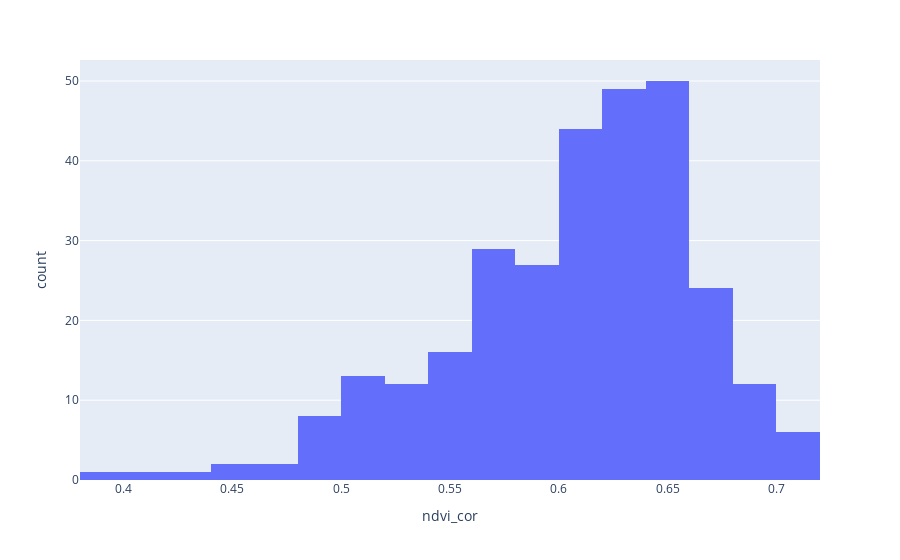

The notebook cell this image was saved under:
### Code cell
px.histogram(df, x='ndvi_cor')

### Figure 1 — Plotly figure (JSON) as saved in the notebook; plotly's stock layout.template omitted (floating-point values rounded to 4 significant figures; data arrays with more than 128 entries replaced by an {"elided": "..."} marker saying what was removed)
{"data": [{"alignmentgroup": "True", "bingroup": "x", "hovertemplate": "ndvi_cor=%{x}<br>count=%{y}<extra></extra>", "legendgroup": "", "marker": {"color": "#636efa", "pattern": {"shape": ""}}, "name": "", "offsetgroup": "", "orientation": "v", "showlegend": false, "type": "histogram", "x": {"elided": "297 float values"}, "xaxis": "x", "yaxis": "y"}], "layout": {"barmode": "relative", "legend": {"tracegroupgap": 0}, "margin": {"t": 60}, "xaxis": {"anchor": "y", "domain": [0, 1], "title": {"text": "ndvi_cor"}}, "yaxis": {"anchor": "x", "domain": [0, 1], "title": {"text": "count"}}}}
